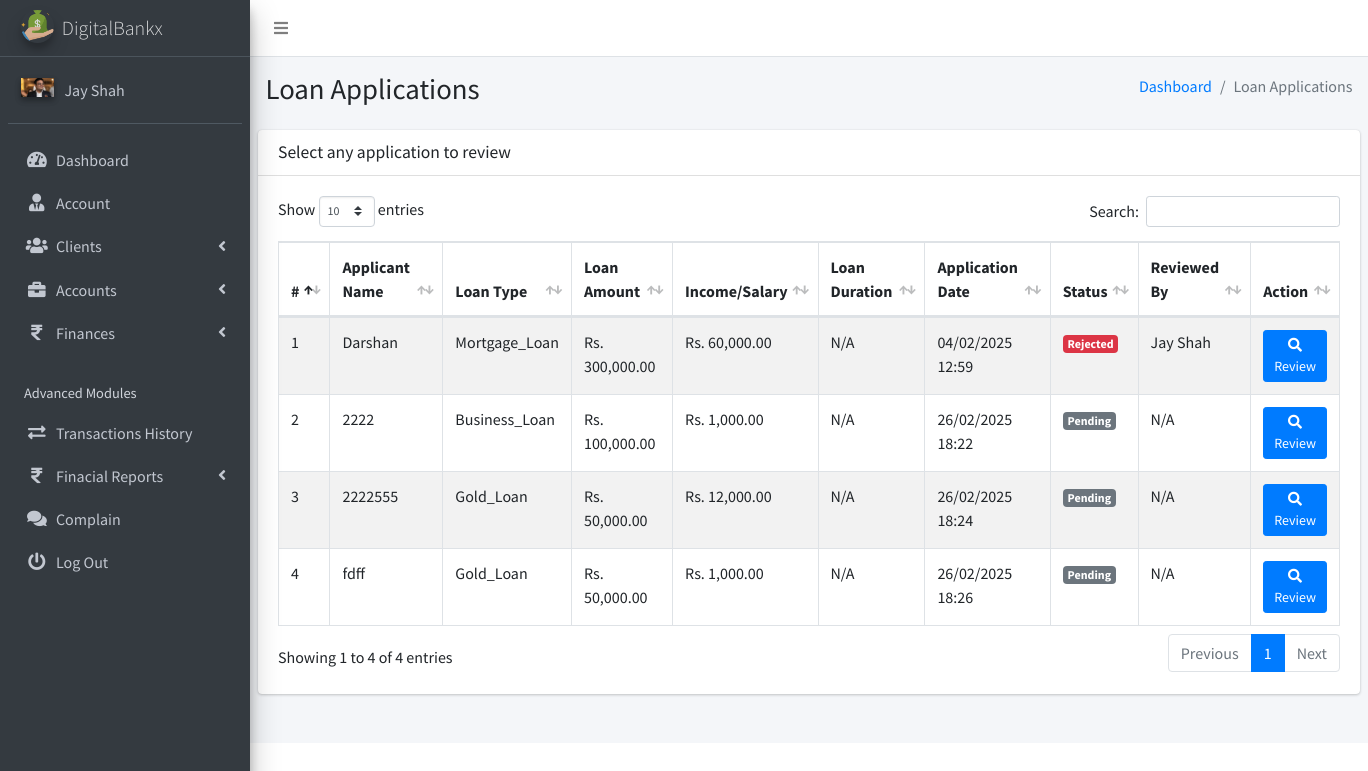
The app's page /staff/pages_loans.php (signed in), older data.
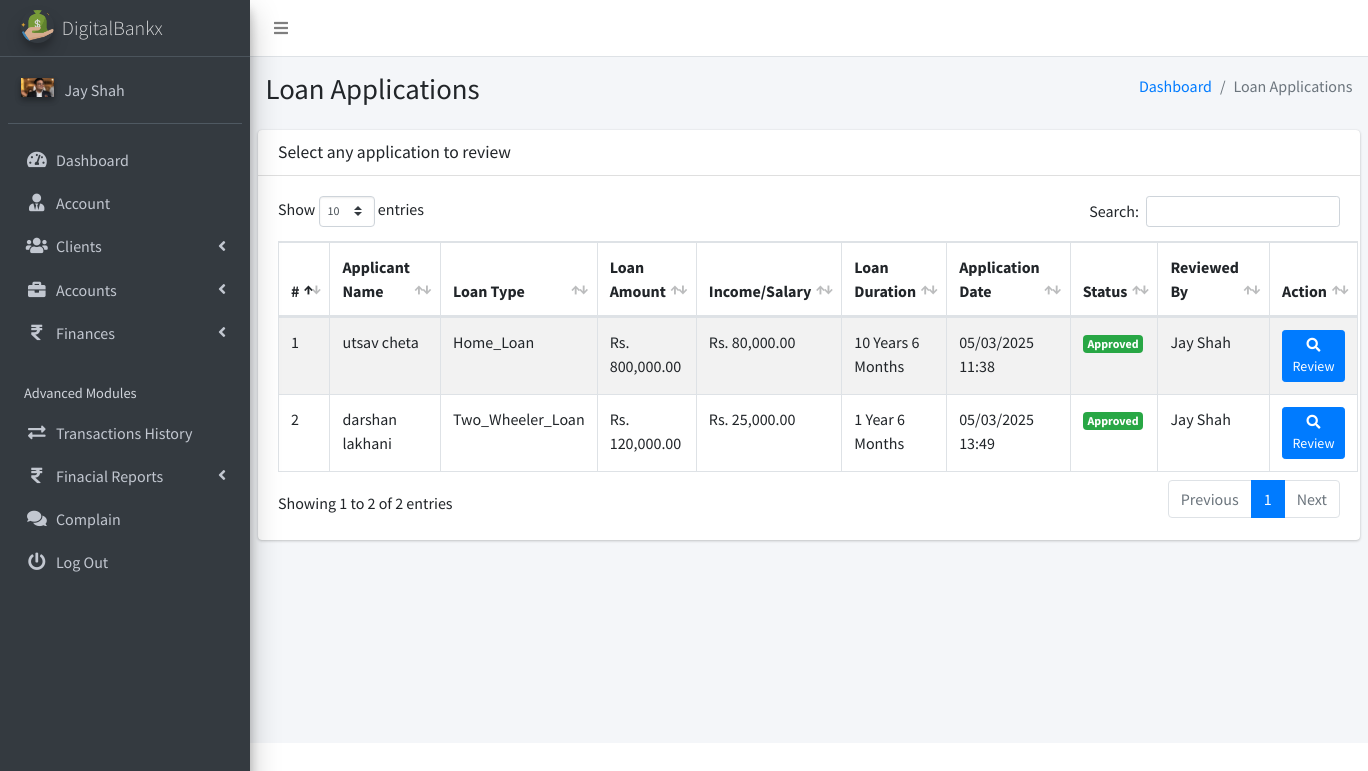
The same page, newer data.
### tables this page shows
CREATE TABLE `ib_systemsettings` (
  `id` int(20) NOT NULL,
  `sys_name` longtext NOT NULL,
  `sys_tagline` longtext NOT NULL,
  `sys_logo` varchar(200) NOT NULL,
  `is_active` tinyint(1) NOT NULL DEFAULT 1
);

CREATE TABLE `ib_staff` (
  `staff_id` int(20) NOT NULL,
  `name` varchar(200) NOT NULL,
  `staff_number` varchar(200) NOT NULL,
  `phone` varchar(200) NOT NULL,
  `email` varchar(200) NOT NULL,
  `password` varchar(200) NOT NULL,
  `sex` varchar(200) NOT NULL,
  `profile_pic` varchar(200) NOT NULL,
  `is_active` tinyint(1) NOT NULL DEFAULT 1,
  `otp` varchar(6) DEFAULT NULL,
  `otp_expiry` datetime DEFAULT NULL
);

CREATE TABLE `loan_applications` (
  `id` int(10) UNSIGNED NOT NULL,
  `applicant_name` varchar(255) NOT NULL,
  `loan_amount` decimal(10,2) NOT NULL,
  `application_date` datetime DEFAULT current_timestamp(),
  `status` enum('pending','approved','rejected','recommended') NOT NULL,
  `reviewed_by` int(11) DEFAULT NULL,
  `admin_review_id` int(11) DEFAULT NULL,
  `review_date` datetime DEFAULT NULL,
  `staff_remark` text DEFAULT NULL,
  `admin_remark` text NOT NULL,
  `client_id` int(10) UNSIGNED NOT NULL,
  `loan_type_id` int(11) DEFAULT NULL,
  `is_approved_by_staff` tinyint(1) DEFAULT 0,
  `income_salary` decimal(10,2) NOT NULL,
  `loan_duration_years` int(11) NOT NULL DEFAULT 0,
  `loan_duration_months` int(11) NOT NULL DEFAULT 0
);

CREATE TABLE `loan_types` (
  `id` int(11) NOT NULL,
  `type_name` varchar(100) NOT NULL,
  `description` text DEFAULT NULL,
  `interest_rate` decimal(5,2) NOT NULL,
  `max_amount` decimal(15,2) NOT NULL,
  `created_at` timestamp NOT NULL DEFAULT current_timestamp(),
  `is_active` tinyint(1) NOT NULL DEFAULT 1
);

### staff/pages_loans.php (the view, shortened to what the changed rows need)
<?php
include('conf/config.php');
$query = "SELECT la.*, lt.type_name, la.income_salary, la.loan_duration_years, la.loan_duration_months,
                 COALESCE(ibs.name, 'N/A') AS reviewer_name
          FROM loan_applications la
          LEFT JOIN loan_types lt ON la.loan_type_id = lt.id
          LEFT JOIN ib_staff ibs ON la.reviewed_by = ibs.staff_id";
$loanResult = $mysqli->query($query);
?>
<!DOCTYPE html>
<html lang="en">
<head>
    <?php include("dist/_partials/head.php"); ?>
</head>
<body class="hold-transition sidebar-mini layout-fixed layout-navbar-fixed">
    <div class="wrapper">
        <?php include("dist/_partials/sidebar.php"); ?>
        <div class="content-wrapper">
            <section class="content-header">
                <div class="container-fluid">
                    <div class="row mb-2">
                        <div class="col-sm-6">
                            <h1>Loan Applications</h1>
                        </div>
                    </div>
                </div>
            </section>
            <section class="content">
                <div class="row">
                    <div class="col-12">
                        <div class="card">
                            <div class="card-header">
                                <h3 class="card-title">Select any application to review</h3>
                            </div>
                            <div class="card-body">
                                <table id="example1" class="table table-bordered table-hover table-striped">
                                <thead>
    <tr>
        <th>#</th>
        <th>Applicant Name</th>
        <th>Loan Type</th>
        <th>Loan Amount</th>
        <th>Income/Salary</th>
        <th>Loan Duration</th>
        <th>Application Date</th>
        <th>Status</th>
        <th>Reviewed By</th>
        <th>Action</th>
    </tr>
</thead>
<tbody>
    <?php
    $cnt = 1;
    if ($loanResult->num_rows > 0) {
        while ($row = $loanResult->fetch_object()) {
            $loanDuration = "";
            if (!empty($row->loan_duration_years) && $row->loan_duration_years > 0) {
                $loanDuration .= $row->loan_duration_years . " Year" . ($row->loan_duration_years > 1 ? "s" : "");
            }
            if (!empty($row->loan_duration_months) && $row->loan_duration_months > 0) {
                if (!empty($loanDuration)) {
                    $loanDuration .= " ";
                }
                $loanDuration .= $row->loan_duration_months . " Month" . ($row->loan_duration_months > 1 ? "s" : "");
            }
            if (empty($loanDuration)) {
                $loanDuration = "N/A";
            }
            echo "<tr>";
            echo "<td>" . $cnt . "</td>";
            echo "<td>" . htmlspecialchars($row->applicant_name ?? '') . "</td>";
            echo "<td>" . htmlspecialchars($row->type_name ?? '') . "</td>";
            echo "<td>Rs. " . number_format($row->loan_amount, 2) . "</td>";
            echo "<td>Rs. " . number_format($row->income_salary, 2) . "</td>";
            echo "<td>" . htmlspecialchars($loanDuration) . "</td>";
            echo "<td>" . date('d/m/Y H:i', strtotime($row->application_date)) . "</td>";
            $badgeClass = match ($row->status) {
                'approved' => 'success',
                'recommended' => 'warning',
                'pending' => 'secondary',
                'pending_admin' => 'warning',
                default => 'danger',
            };
            echo "<td><span class=\"badge badge-$badgeClass\">" . ucfirst($row->status) . "</span></td>";
            echo "<td>" . htmlspecialchars($row->reviewer_name ?? '') . "</td>";
            echo "<td>
                    <a href=\"review_loan.php?id=" . $row->id . "\" class=\"btn btn-primary btn-sm\">
                        <i class=\"fas fa-search\"></i> Review
                    </a>
                  </td>";
            echo "</tr>";
            $cnt++;
        }
    } else {
        echo "<tr><td colspan=\"10\" class=\"text-center\">No loan applications found.</td></tr>";
    }
    ?>
</tbody>
                                </table>
                            </div>
                        </div>
                    </div>
                </div>
            </section>
        </div>
    </div>
</body>
</html>

### staff/dist/_partials/sidebar.php (shortened to what the changed rows need)
<aside class="main-sidebar sidebar-dark-primary elevation-4">
  <?php
  $staff_id = $_SESSION['staff_id'];
  $ret = "SELECT * FROM  iB_staff  WHERE staff_id = ? ";
  $stmt = $mysqli->prepare($ret);
  $stmt->bind_param('i', $staff_id);
  $stmt->execute();
  $res = $stmt->get_result();
  while ($row = $res->fetch_object()) {
    if ($row->profile_pic == '') {
      $profile_picture = "<img src='../admin/dist/img/user_icon.png' class=' elevation-2' alt='User Image'>
                ";
    } else {
      $profile_picture = "<img src='../admin/dist/img/$row->profile_pic' class='elevation-2' alt='User Image'>
                ";
    }
    $ret = "SELECT * FROM `iB_SystemSettings` ";
    $stmt = $mysqli->prepare($ret);
    $stmt->execute();
    $res = $stmt->get_result();
    while ($sys = $res->fetch_object()) {
  ?>
      <a href="pages_dashboard.php" class="brand-link">
        <img src="../admin/dist/img/<?php echo $sys->sys_logo; ?>" alt="iBanking Logo" class="brand-image img-circle elevation-3" style="opacity: .8">
        <span class="brand-text font-weight-light"><?php echo $sys->sys_name;?></span>
      </a>
      <div class="sidebar">
        <div class="user-panel mt-3 pb-3 mb-3 d-flex">
          <div class="image">
            <?php echo $profile_picture; ?>
          </div>
          <div class="info">
            <a href="#" class="d-block"><?php echo $row->name; ?></a>
          </div>
        </div>
        <nav class="mt-2">
          <ul class="nav nav-pills nav-sidebar flex-column" data-widget="treeview" role="menu" data-accordion="false">
            <li class="nav-item has-treeview">
              <a href="pages_dashboard.php" class="nav-link">
                <i class="nav-icon fas fa-tachometer-alt"></i>
                <p>
                  Dashboard
                </p>
              </a>
            </li>
            <li class="nav-item">
              <a href="pages_account.php" class="nav-link">
                <i class="nav-icon fas fa-user-tie"></i>
                <p>
                  Account
                </p>
              </a>
            </li>
            <li class="nav-item has-treeview">
              <a href="#" class="nav-link">
                <i class="nav-icon fas fa-users"></i>
                <p>
                   Clients
                  <i class="right fas fa-angle-left"></i>
                </p>
              </a>
            </li>
            <li class="nav-item has-treeview">
              <a href="#" class="nav-link">
                <i class="nav-icon fas fa-briefcase"></i>
                <p>
                   Accounts
                  <i class="fas fa-angle-left right"></i>
                </p>
              </a>
            </li>
              <li class="nav-item has-treeview">
                <a href="#" class="nav-link">
                  <i class="nav-icon fas fas fa-rupee-sign"></i>
                  <p>
                    Finances
                    <i class="fas fa-angle-left right"></i>
                  </p>
                </a>
              </li>
            <li class="nav-header">Advanced Modules</li>
            <li class="nav-item">
              <a href="pages_transactions_engine.php" class="nav-link">
                <i class="nav-icon fas fa-exchange-alt"></i>
                <p>
                  Transactions History
                </p>
              </a>
            </li>
            <li class="nav-item has-treeview">
              <a href="#" class="nav-link">
                <i class="nav-icon fas fas fa-rupee-sign"></i>
                <p>
                  Finacial Reports
                  <i class="fas fa-angle-left right"></i>
                </p>
              </a>
            </li>
            <li class="nav-item">
              <a href="pages_feedback_view.php" class="nav-link">
                <i class="nav-icon fas fa-comments"></i>
                <p>
                  Complain
                </p>
              </a>
            </li>
            <li class="nav-item">
              <a href="pages_logout.php" class="nav-link">
                <i class="nav-icon fas fa-power-off"></i>
                <p>
                  Log Out
                </p>
              </a>
            </li>
          </ul>
        </nav>
      </div>
</aside>
<?php
    }
  } ?>

Row changes from the older to the newer data that the page shows:
removed loan_applications: applicant_name "Darshan", loan_type.type_name "Mortgage_Loan", loan_amount "300,000.00", income_salary "60,000.00", loanDuration "N/A", application_date "04/02/2025 12:59", status "Rejected", reviewer_name "Jay Shah"
removed loan_applications: applicant_name "2222", loan_type.type_name "Business_Loan", loan_amount "100,000.00", income_salary "1,000.00", loanDuration "N/A", application_date "26/02/2025 18:22", status "Pending", reviewer_name "N/A"
removed loan_applications: applicant_name "2222555", loan_type.type_name "Gold_Loan", loan_amount "50,000.00", income_salary "12,000.00", loanDuration "N/A", application_date "26/02/2025 18:24", status "Pending", reviewer_name "N/A"
removed loan_applications: applicant_name "fdff", loan_type.type_name "Gold_Loan", loan_amount "50,000.00", income_salary "1,000.00", loanDuration "N/A", application_date "26/02/2025 18:26", status "Pending", reviewer_name "N/A"
added loan_applications: applicant_name "utsav cheta", loan_type.type_name "Home_Loan", loan_amount "800,000.00", income_salary "80,000.00", loanDuration "10 Years 6 Months", application_date "05/03/2025 11:38", status "Approved", reviewer_name "Jay Shah"
added loan_applications: applicant_name "darshan lakhani", loan_type.type_name "Two_Wheeler_Loan", loan_amount "120,000.00", income_salary "25,000.00", loanDuration "1 Year 6 Months", application_date "05/03/2025 13:49", status "Approved", reviewer_name "Jay Shah"
Text that changed along with them:
text written by a page script: "Show entries Search: Showing 1 to 4 of 4 entries Previous 1 Next" → "Show entries Search: Showing 1 to 2 of 2 entries Previous 1 Next"
